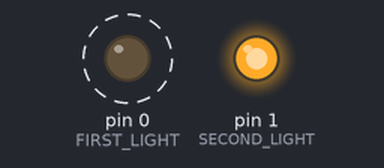
Bench run of a sketch on a simulated Arduino Uno, built with avr-gcc and run on an emulated ATmega328P. Shown: output pins drawn as LEDs (lit = HIGH). Dashed ring = blinking.

Above: at 0.3 s.
At 3.7 s:
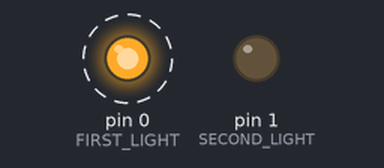
Timing chart, 0 to 5.8 s (numbered marks = the images above):
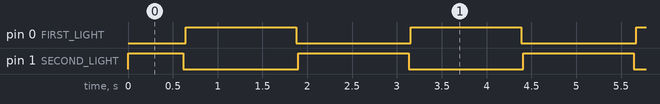

Measured:
- by itself, pin 0 (FIRST_LIGHT): alternates HIGH for 1.2 s and LOW for 1.3 s
- by itself, pin 1 (SECOND_LIGHT): repeats every 2.5 s: LOW 1.3 s, HIGH 1.2 s
- by itself, everything shown: repeats every 2.5 s, in 4 steps

The sketch:

blink.ino
```cpp
#define FIRST_LIGHT 0
#define SECOND_LIGHT 1

#define PWM_VALUE 250

#define DELAY_TIME_IN_MS 5

void setup() {
  pinMode(FIRST_LIGHT, OUTPUT);
  pinMode(SECOND_LIGHT, OUTPUT);
}

void loop() {
  for (int i = 0; i < PWM_VALUE; i++) {
    setLightsValues(i);
    delay(DELAY_TIME_IN_MS);
  }
  for (int i = PWM_VALUE; i > 0; i--) {
    setLightsValues(i);
    delay(DELAY_TIME_IN_MS);
  }
}

void setLightsValues(int currentPwnValue) {
  analogWrite(FIRST_LIGHT, currentPwnValue);
  analogWrite(SECOND_LIGHT, PWM_VALUE - currentPwnValue);
}
```
